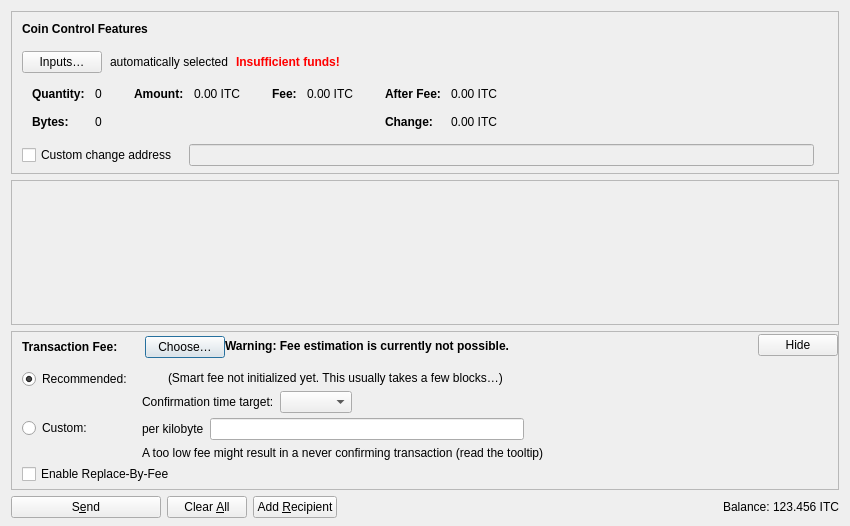
<?xml version="1.0" encoding="UTF-8"?>
<ui version="4.0">
 <class>SendCoinsDialog</class>
 <widget class="QDialog" name="SendCoinsDialog">
  <property name="geometry">
   <rect>
    <x>0</x>
    <y>0</y>
    <width>850</width>
    <height>526</height>
   </rect>
  </property>
  <property name="windowTitle">
   <string>Send Coins</string>
  </property>
  <layout class="QVBoxLayout" name="verticalLayout" stretch="0,1,0,0">
   <property name="bottomMargin">
    <number>8</number>
   </property>
   <item>
    <widget class="QFrame" name="frameCoinControl">
     <property name="sizePolicy">
      <sizepolicy hsizetype="Expanding" vsizetype="Expanding">
       <horstretch>0</horstretch>
       <verstretch>0</verstretch>
      </sizepolicy>
     </property>
     <property name="maximumSize">
      <size>
       <width>16777215</width>
       <height>16777215</height>
      </size>
     </property>
     <property name="frameShape">
      <enum>QFrame::StyledPanel</enum>
     </property>
     <property name="frameShadow">
      <enum>QFrame::Sunken</enum>
     </property>
     <layout class="QVBoxLayout" name="verticalLayoutCoinControl2">
      <property name="spacing">
       <number>0</number>
      </property>
      <property name="leftMargin">
       <number>0</number>
      </property>
      <property name="topMargin">
       <number>0</number>
      </property>
      <property name="rightMargin">
       <number>0</number>
      </property>
      <property name="bottomMargin">
       <number>6</number>
      </property>
      <item>
       <layout class="QVBoxLayout" name="verticalLayoutCoinControl" stretch="0,0,0,0,1">
        <property name="spacing">
         <number>0</number>
        </property>
        <property name="leftMargin">
         <number>10</number>
        </property>
        <property name="topMargin">
         <number>10</number>
        </property>
        <item>
         <layout class="QHBoxLayout" name="horizontalLayoutCoinControl1">
          <property name="bottomMargin">
           <number>15</number>
          </property>
          <item>
           <widget class="QLabel" name="labelCoinControlFeatures">
            <property name="sizePolicy">
             <sizepolicy hsizetype="Preferred" vsizetype="Maximum">
              <horstretch>0</horstretch>
              <verstretch>0</verstretch>
             </sizepolicy>
            </property>
            <property name="font">
             <font>
              <weight>75</weight>
              <bold>true</bold>
             </font>
            </property>
            <property name="styleSheet">
             <string notr="true">font-weight:bold;</string>
            </property>
            <property name="text">
             <string>Coin Control Features</string>
            </property>
           </widget>
          </item>
         </layout>
        </item>
        <item>
         <layout class="QHBoxLayout" name="horizontalLayoutCoinControl2" stretch="0,0,0,0">
          <property name="spacing">
           <number>8</number>
          </property>
          <property name="bottomMargin">
           <number>10</number>
          </property>
          <item>
           <widget class="QPushButton" name="pushButtonCoinControl">
            <property name="styleSheet">
             <string notr="true"/>
            </property>
            <property name="text">
             <string>Inputs…</string>
            </property>
            <property name="autoDefault">
             <bool>false</bool>
            </property>
           </widget>
          </item>
          <item>
           <widget class="QLabel" name="labelCoinControlAutomaticallySelected">
            <property name="text">
             <string>automatically selected</string>
            </property>
            <property name="margin">
             <number>5</number>
            </property>
           </widget>
          </item>
          <item>
           <widget class="QLabel" name="labelCoinControlInsuffFunds">
            <property name="font">
             <font>
              <weight>75</weight>
              <bold>true</bold>
             </font>
            </property>
            <property name="styleSheet">
             <string notr="true">color:red;font-weight:bold;</string>
            </property>
            <property name="text">
             <string>Insufficient funds!</string>
            </property>
            <property name="margin">
             <number>5</number>
            </property>
           </widget>
          </item>
          <item>
           <spacer name="horizontalSpacerCoinControl">
            <property name="orientation">
             <enum>Qt::Horizontal</enum>
            </property>
            <property name="sizeHint" stdset="0">
             <size>
              <width>40</width>
              <height>1</height>
             </size>
            </property>
           </spacer>
          </item>
         </layout>
        </item>
        <item>
         <widget class="QWidget" name="widgetCoinControl" native="true">
          <property name="sizePolicy">
           <sizepolicy hsizetype="Preferred" vsizetype="Preferred">
            <horstretch>0</horstretch>
            <verstretch>0</verstretch>
           </sizepolicy>
          </property>
          <property name="minimumSize">
           <size>
            <width>0</width>
            <height>0</height>
           </size>
          </property>
          <property name="styleSheet">
           <string notr="true"/>
          </property>
          <layout class="QHBoxLayout" name="horizontalLayoutCoinControl5">
           <property name="leftMargin">
            <number>0</number>
           </property>
           <property name="topMargin">
            <number>0</number>
           </property>
           <property name="rightMargin">
            <number>0</number>
           </property>
           <property name="bottomMargin">
            <number>0</number>
           </property>
           <item>
            <layout class="QHBoxLayout" name="horizontalLayoutCoinControl3" stretch="0,0,0,1">
             <property name="spacing">
              <number>20</number>
             </property>
             <property name="topMargin">
              <number>0</number>
             </property>
             <property name="bottomMargin">
              <number>10</number>
             </property>
             <item>
              <layout class="QFormLayout" name="formLayoutCoinControl1">
               <property name="labelAlignment">
                <set>Qt::AlignLeft|Qt::AlignVCenter</set>
               </property>
               <property name="horizontalSpacing">
                <number>10</number>
               </property>
               <property name="verticalSpacing">
                <number>14</number>
               </property>
               <property name="leftMargin">
                <number>10</number>
               </property>
               <property name="topMargin">
                <number>4</number>
               </property>
               <property name="rightMargin">
                <number>6</number>
               </property>
               <item row="0" column="0">
                <widget class="QLabel" name="labelCoinControlQuantityText">
                 <property name="font">
                  <font>
                   <weight>75</weight>
                   <bold>true</bold>
                  </font>
                 </property>
                 <property name="text">
                  <string>Quantity:</string>
                 </property>
                 <property name="margin">
                  <number>0</number>
                 </property>
                </widget>
               </item>
               <item row="0" column="1">
                <widget class="QLabel" name="labelCoinControlQuantity">
                 <property name="cursor">
                  <cursorShape>IBeamCursor</cursorShape>
                 </property>
                 <property name="contextMenuPolicy">
                  <enum>Qt::ActionsContextMenu</enum>
                 </property>
                 <property name="text">
                  <string notr="true">0</string>
                 </property>
                 <property name="margin">
                  <number>0</number>
                 </property>
                 <property name="textInteractionFlags">
                  <set>Qt::LinksAccessibleByMouse|Qt::TextSelectableByKeyboard|Qt::TextSelectableByMouse</set>
                 </property>
                </widget>
               </item>
               <item row="1" column="0">
                <widget class="QLabel" name="labelCoinControlBytesText">
                 <property name="font">
                  <font>
                   <weight>75</weight>
                   <bold>true</bold>
                  </font>
                 </property>
                 <property name="text">
                  <string>Bytes:</string>
                 </property>
                </widget>
               </item>
               <item row="1" column="1">
                <widget class="QLabel" name="labelCoinControlBytes">
                 <property name="cursor">
                  <cursorShape>IBeamCursor</cursorShape>
                 </property>
                 <property name="contextMenuPolicy">
                  <enum>Qt::ActionsContextMenu</enum>
                 </property>
                 <property name="text">
                  <string notr="true">0</string>
                 </property>
                 <property name="textInteractionFlags">
                  <set>Qt::LinksAccessibleByMouse|Qt::TextSelectableByKeyboard|Qt::TextSelectableByMouse</set>
                 </property>
                </widget>
               </item>
              </layout>
             </item>
             <item>
              <layout class="QFormLayout" name="formLayoutCoinControl2">
               <property name="horizontalSpacing">
                <number>10</number>
               </property>
               <property name="verticalSpacing">
                <number>14</number>
               </property>
               <property name="leftMargin">
                <number>6</number>
               </property>
               <property name="topMargin">
                <number>4</number>
               </property>
               <property name="rightMargin">
                <number>6</number>
               </property>
               <item row="0" column="0">
                <widget class="QLabel" name="labelCoinControlAmountText">
                 <property name="font">
                  <font>
                   <weight>75</weight>
                   <bold>true</bold>
                  </font>
                 </property>
                 <property name="text">
                  <string>Amount:</string>
                 </property>
                 <property name="margin">
                  <number>0</number>
                 </property>
                </widget>
               </item>
               <item row="0" column="1">
                <widget class="QLabel" name="labelCoinControlAmount">
                 <property name="cursor">
                  <cursorShape>IBeamCursor</cursorShape>
                 </property>
                 <property name="contextMenuPolicy">
                  <enum>Qt::ActionsContextMenu</enum>
                 </property>
                 <property name="text">
                  <string notr="true">0.00 ITC</string>
                 </property>
                 <property name="textInteractionFlags">
                  <set>Qt::LinksAccessibleByMouse|Qt::TextSelectableByKeyboard|Qt::TextSelectableByMouse</set>
                 </property>
                </widget>
               </item>
              </layout>
             </item>
             <item>
              <layout class="QFormLayout" name="formLayoutCoinControl3">
               <property name="horizontalSpacing">
                <number>10</number>
               </property>
               <property name="verticalSpacing">
                <number>14</number>
               </property>
               <property name="leftMargin">
                <number>6</number>
               </property>
               <property name="topMargin">
                <number>4</number>
               </property>
               <property name="rightMargin">
                <number>6</number>
               </property>
               <item row="0" column="0">
                <widget class="QLabel" name="labelCoinControlFeeText">
                 <property name="font">
                  <font>
                   <weight>75</weight>
                   <bold>true</bold>
                  </font>
                 </property>
                 <property name="text">
                  <string>Fee:</string>
                 </property>
                 <property name="margin">
                  <number>0</number>
                 </property>
                </widget>
               </item>
               <item row="0" column="1">
                <widget class="QLabel" name="labelCoinControlFee">
                 <property name="cursor">
                  <cursorShape>IBeamCursor</cursorShape>
                 </property>
                 <property name="contextMenuPolicy">
                  <enum>Qt::ActionsContextMenu</enum>
                 </property>
                 <property name="text">
                  <string notr="true">0.00 ITC</string>
                 </property>
                 <property name="textInteractionFlags">
                  <set>Qt::LinksAccessibleByMouse|Qt::TextSelectableByKeyboard|Qt::TextSelectableByMouse</set>
                 </property>
                </widget>
               </item>
              </layout>
             </item>
             <item>
              <layout class="QFormLayout" name="formLayoutCoinControl4">
               <property name="labelAlignment">
                <set>Qt::AlignLeft|Qt::AlignVCenter</set>
               </property>
               <property name="horizontalSpacing">
                <number>10</number>
               </property>
               <property name="verticalSpacing">
                <number>14</number>
               </property>
               <property name="leftMargin">
                <number>6</number>
               </property>
               <property name="topMargin">
                <number>4</number>
               </property>
               <property name="rightMargin">
                <number>6</number>
               </property>
               <item row="0" column="0">
                <widget class="QLabel" name="labelCoinControlAfterFeeText">
                 <property name="font">
                  <font>
                   <weight>75</weight>
                   <bold>true</bold>
                  </font>
                 </property>
                 <property name="text">
                  <string>After Fee:</string>
                 </property>
                 <property name="margin">
                  <number>0</number>
                 </property>
                </widget>
               </item>
               <item row="0" column="1">
                <widget class="QLabel" name="labelCoinControlAfterFee">
                 <property name="cursor">
                  <cursorShape>IBeamCursor</cursorShape>
                 </property>
                 <property name="contextMenuPolicy">
                  <enum>Qt::ActionsContextMenu</enum>
                 </property>
                 <property name="text">
                  <string notr="true">0.00 ITC</string>
                 </property>
                 <property name="textInteractionFlags">
                  <set>Qt::LinksAccessibleByMouse|Qt::TextSelectableByKeyboard|Qt::TextSelectableByMouse</set>
                 </property>
                </widget>
               </item>
               <item row="1" column="0">
                <widget class="QLabel" name="labelCoinControlChangeText">
                 <property name="font">
                  <font>
                   <weight>75</weight>
                   <bold>true</bold>
                  </font>
                 </property>
                 <property name="text">
                  <string>Change:</string>
                 </property>
                </widget>
               </item>
               <item row="1" column="1">
                <widget class="QLabel" name="labelCoinControlChange">
                 <property name="cursor">
                  <cursorShape>IBeamCursor</cursorShape>
                 </property>
                 <property name="contextMenuPolicy">
                  <enum>Qt::ActionsContextMenu</enum>
                 </property>
                 <property name="text">
                  <string notr="true">0.00 ITC</string>
                 </property>
                 <property name="textInteractionFlags">
                  <set>Qt::LinksAccessibleByMouse|Qt::TextSelectableByKeyboard|Qt::TextSelectableByMouse</set>
                 </property>
                </widget>
               </item>
              </layout>
             </item>
            </layout>
           </item>
          </layout>
         </widget>
        </item>
        <item>
         <layout class="QHBoxLayout" name="horizontalLayoutCoinControl4" stretch="0,0,0">
          <property name="spacing">
           <number>12</number>
          </property>
          <property name="sizeConstraint">
           <enum>QLayout::SetDefaultConstraint</enum>
          </property>
          <property name="topMargin">
           <number>5</number>
          </property>
          <property name="rightMargin">
           <number>5</number>
          </property>
          <item>
           <widget class="QCheckBox" name="checkBoxCoinControlChange">
            <property name="toolTip">
             <string>If this is activated, but the change address is empty or invalid, change will be sent to a newly generated address.</string>
            </property>
            <property name="text">
             <string>Custom change address</string>
            </property>
           </widget>
          </item>
          <item>
           <widget class="QValidatedLineEdit" name="lineEditCoinControlChange">
            <property name="enabled">
             <bool>false</bool>
            </property>
            <property name="sizePolicy">
             <sizepolicy hsizetype="Expanding" vsizetype="Fixed">
              <horstretch>0</horstretch>
              <verstretch>0</verstretch>
             </sizepolicy>
            </property>
           </widget>
          </item>
          <item>
           <widget class="QLabel" name="labelCoinControlChangeLabel">
            <property name="sizePolicy">
             <sizepolicy hsizetype="Preferred" vsizetype="Expanding">
              <horstretch>0</horstretch>
              <verstretch>0</verstretch>
             </sizepolicy>
            </property>
            <property name="minimumSize">
             <size>
              <width>0</width>
              <height>0</height>
             </size>
            </property>
            <property name="text">
             <string/>
            </property>
            <property name="margin">
             <number>3</number>
            </property>
           </widget>
          </item>
         </layout>
        </item>
        <item>
         <spacer name="verticalSpacerCoinControl">
          <property name="orientation">
           <enum>Qt::Vertical</enum>
          </property>
          <property name="sizeHint" stdset="0">
           <size>
            <width>800</width>
            <height>1</height>
           </size>
          </property>
         </spacer>
        </item>
       </layout>
      </item>
     </layout>
    </widget>
   </item>
   <item>
    <widget class="QScrollArea" name="scrollArea">
     <property name="widgetResizable">
      <bool>true</bool>
     </property>
     <widget class="QWidget" name="scrollAreaWidgetContents">
      <property name="geometry">
       <rect>
        <x>0</x>
        <y>0</y>
        <width>830</width>
        <height>104</height>
       </rect>
      </property>
      <layout class="QVBoxLayout" name="verticalLayout_2" stretch="0,1">
       <property name="leftMargin">
        <number>0</number>
       </property>
       <property name="topMargin">
        <number>0</number>
       </property>
       <property name="rightMargin">
        <number>0</number>
       </property>
       <property name="bottomMargin">
        <number>0</number>
       </property>
       <item>
        <layout class="QVBoxLayout" name="entries">
         <property name="spacing">
          <number>6</number>
         </property>
        </layout>
       </item>
       <item>
        <spacer name="verticalSpacer">
         <property name="orientation">
          <enum>Qt::Vertical</enum>
         </property>
         <property name="sizeHint" stdset="0">
          <size>
           <width>20</width>
           <height>40</height>
          </size>
         </property>
        </spacer>
       </item>
      </layout>
     </widget>
    </widget>
   </item>
   <item>
    <widget class="QFrame" name="frameFee">
     <property name="sizePolicy">
      <sizepolicy hsizetype="Expanding" vsizetype="Expanding">
       <horstretch>0</horstretch>
       <verstretch>0</verstretch>
      </sizepolicy>
     </property>
     <property name="maximumSize">
      <size>
       <width>16777215</width>
       <height>16777215</height>
      </size>
     </property>
     <property name="frameShape">
      <enum>QFrame::StyledPanel</enum>
     </property>
     <property name="frameShadow">
      <enum>QFrame::Sunken</enum>
     </property>
     <layout class="QVBoxLayout" name="verticalLayoutFee1">
      <property name="spacing">
       <number>0</number>
      </property>
      <property name="leftMargin">
       <number>0</number>
      </property>
      <property name="topMargin">
       <number>0</number>
      </property>
      <property name="rightMargin">
       <number>0</number>
      </property>
      <property name="bottomMargin">
       <number>0</number>
      </property>
      <item>
       <layout class="QVBoxLayout" name="verticalLayoutFee2" stretch="0,0,0">
        <property name="spacing">
         <number>0</number>
        </property>
        <property name="leftMargin">
         <number>10</number>
        </property>
        <property name="topMargin">
         <number>0</number>
        </property>
        <item>
         <layout class="QHBoxLayout" name="horizontalLayoutFee1">
          <property name="bottomMargin">
           <number>0</number>
          </property>
          <item>
           <layout class="QVBoxLayout" name="verticalLayoutFee7">
            <property name="spacing">
             <number>0</number>
            </property>
            <item>
             <spacer name="verticalSpacerSmartFee">
              <property name="orientation">
               <enum>Qt::Vertical</enum>
              </property>
              <property name="sizeType">
               <enum>QSizePolicy::Fixed</enum>
              </property>
              <property name="sizeHint" stdset="0">
               <size>
                <width>1</width>
                <height>4</height>
               </size>
              </property>
             </spacer>
            </item>
            <item>
             <layout class="QHBoxLayout" name="horizontalLayoutSmartFee">
              <property name="spacing">
               <number>10</number>
              </property>
              <item>
               <widget class="QLabel" name="labelFeeHeadline">
                <property name="sizePolicy">
                 <sizepolicy hsizetype="Preferred" vsizetype="Maximum">
                  <horstretch>0</horstretch>
                  <verstretch>0</verstretch>
                 </sizepolicy>
                </property>
                <property name="font">
                 <font>
                  <weight>75</weight>
                  <bold>true</bold>
                 </font>
                </property>
                <property name="styleSheet">
                 <string notr="true">font-weight:bold;</string>
                </property>
                <property name="text">
                 <string>Transaction Fee:</string>
                </property>
               </widget>
              </item>
              <item>
               <widget class="QLabel" name="labelFeeMinimized">
                <property name="text">
                 <string/>
                </property>
               </widget>
              </item>
              <item>
               <widget class="QPushButton" name="buttonChooseFee">
                <property name="text">
                 <string>Choose…</string>
                </property>
               </widget>
              </item>
             </layout>
            </item>
            <item>
             <spacer name="verticalSpacer_5">
              <property name="orientation">
               <enum>Qt::Vertical</enum>
              </property>
              <property name="sizeHint" stdset="0">
               <size>
                <width>1</width>
                <height>1</height>
               </size>
              </property>
             </spacer>
            </item>
           </layout>
          </item>
          <item>
           <widget class="QLabel" name="fallbackFeeWarningLabel">
            <property name="toolTip">
             <string>Using the fallbackfee can result in sending a transaction that will take several hours or days (or never) to confirm. Consider choosing your fee manually or wait until you have validated the complete chain.</string>
            </property>
            <property name="font">
            <font>
                <weight>75</weight>
                <bold>true</bold>
            </font>
            </property>
            <property name="text">
             <string>Warning: Fee estimation is currently not possible.</string>
            </property>
            <property name="wordWrap">
             <bool>false</bool>
            </property>
           </widget>
          </item>
          <item>
           <spacer name="horizontalSpacer_4">
            <property name="orientation">
             <enum>Qt::Horizontal</enum>
            </property>
            <property name="sizeType">
             <enum>QSizePolicy::MinimumExpanding</enum>
            </property>
            <property name="sizeHint" stdset="0">
             <size>
              <width>40</width>
              <height>20</height>
             </size>
            </property>
           </spacer>
          </item>
          <item>
           <widget class="QPushButton" name="buttonMinimizeFee">
            <property name="toolTip">
             <string>Hide transaction fee settings</string>
            </property>
            <property name="text">
             <string>Hide</string>
            </property>
           </widget>
          </item>
         </layout>
        </item>
        <item>
         <widget class="QFrame" name="frameFeeSelection">
          <layout class="QVBoxLayout" name="verticalLayoutFee12">
           <property name="spacing">
            <number>0</number>
           </property>
           <property name="leftMargin">
            <number>0</number>
           </property>
           <property name="topMargin">
            <number>0</number>
           </property>
           <property name="rightMargin">
            <number>0</number>
           </property>
           <property name="bottomMargin">
            <number>0</number>
           </property>
           <item>
            <layout class="QGridLayout" name="gridLayoutFee">
             <property name="topMargin">
              <number>10</number>
             </property>
             <property name="bottomMargin">
              <number>4</number>
             </property>
             <property name="horizontalSpacing">
              <number>10</number>
             </property>
             <property name="verticalSpacing">
              <number>4</number>
             </property>
             <item row="1" column="1">
              <layout class="QVBoxLayout" name="verticalLayoutFee8">
               <property name="spacing">
                <number>6</number>
               </property>
               <item>
                <layout class="QHBoxLayout" name="horizontalLayoutFee13">
                 <item>
                  <widget class="QLabel" name="labelCustomPerKilobyte">
                   <property name="toolTip">
                    <string>Specify a custom fee per kB (1,000 bytes) of the transaction's virtual size.

Note:  Since the fee is calculated on a per-byte basis, a fee rate of "100 satoshis per kvB" for a transaction size of 500 virtual bytes (half of 1 kvB) would ultimately yield a fee of only 50 satoshis.</string>
                   </property>
                   <property name="text">
                    <string>per kilobyte</string>
                   </property>
                  </widget>
                 </item>
                 <item>
                  <widget class="IlancoinAmountField" name="customFee"/>
                 </item>
                 <item>
                  <spacer name="horizontalSpacer_6">
                   <property name="orientation">
                    <enum>Qt::Horizontal</enum>
                   </property>
                   <property name="sizeHint" stdset="0">
                    <size>
                     <width>1</width>
                     <height>1</height>
                    </size>
                   </property>
                  </spacer>
                 </item>
                </layout>
               </item>
               <item>
                <layout class="QHBoxLayout" name="horizontalLayoutFee8">
                 <item>
                  <widget class="QLabel" name="labelCustomFeeWarning">
                   <property name="enabled">
                    <bool>true</bool>
                   </property>
                   <property name="toolTip">
                    <string>When there is less transaction volume than space in the blocks, miners as well as relaying nodes may enforce a minimum fee. Paying only this minimum fee is just fine, but be aware that this can result in a never confirming transaction once there is more demand for ilancoin transactions than the network can process.</string>
                   </property>
                   <property name="text">
                    <string>A too low fee might result in a never confirming transaction (read the tooltip)</string>
                   </property>
                  </widget>
                 </item>
                 <item>
                  <spacer name="horizontalSpacer_2">
                   <property name="orientation">
                    <enum>Qt::Horizontal</enum>
                   </property>
                   <property name="sizeHint" stdset="0">
                    <size>
                     <width>1</width>
                     <height>1</height>
                    </size>
                   </property>
                  </spacer>
                 </item>
                </layout>
               </item>
              </layout>
             </item>
             <item row="0" column="0">
              <layout class="QVBoxLayout" name="verticalLayoutFee4" stretch="0,1">
               <item>
                <widget class="QRadioButton" name="radioSmartFee">
                 <property name="text">
                  <string>Recommended:</string>
                 </property>
                 <property name="checked">
                  <bool>true</bool>
                 </property>
                 <attribute name="buttonGroup">
                  <string notr="true">groupFee</string>
                 </attribute>
                </widget>
               </item>
               <item>
                <spacer name="verticalSpacer_2">
                 <property name="orientation">
                  <enum>Qt::Vertical</enum>
                 </property>
                 <property name="sizeHint" stdset="0">
                  <size>
                   <width>1</width>
                   <height>1</height>
                  </size>
                 </property>
                </spacer>
               </item>
              </layout>
             </item>
             <item row="1" column="0">
              <layout class="QVBoxLayout" name="verticalLayoutFee9" stretch="0,1">
               <item>
                <widget class="QRadioButton" name="radioCustomFee">
                 <property name="text">
                  <string>Custom:</string>
                 </property>
                 <attribute name="buttonGroup">
                  <string notr="true">groupFee</string>
                 </attribute>
                </widget>
               </item>
               <item>
                <spacer name="verticalSpacer_6">
                 <property name="orientation">
                  <enum>Qt::Vertical</enum>
                 </property>
                 <property name="sizeHint" stdset="0">
                  <size>
                   <width>1</width>
                   <height>1</height>
                  </size>
                 </property>
                </spacer>
               </item>
              </layout>
             </item>
             <item row="0" column="1">
              <layout class="QVBoxLayout" name="verticalLayoutFee3" stretch="0,0,1">
               <property name="spacing">
                <number>6</number>
               </property>
               <property name="topMargin">
                <number>2</number>
               </property>
               <item>
                <layout class="QHBoxLayout" name="horizontalLayoutFee12">
                 <item>
                  <widget class="QLabel" name="labelSmartFee">
                   <property name="text">
                    <string/>
                   </property>
                  </widget>
                 </item>
                 <item>
                  <widget class="QLabel" name="labelFeeEstimation">
                   <property name="text">
                    <string/>
                   </property>
                  </widget>
                 </item>
                 <item>
                  <widget class="QLabel" name="labelSmartFee2">
                   <property name="text">
                    <string>(Smart fee not initialized yet. This usually takes a few blocks…)</string>
                   </property>
                  </widget>
                 </item>
                 <item>
                  <spacer name="horizontalSpacer_5">
                   <property name="orientation">
                    <enum>Qt::Horizontal</enum>
                   </property>
                   <property name="sizeHint" stdset="0">
                    <size>
                     <width>1</width>
                     <height>1</height>
                    </size>
                   </property>
                  </spacer>
                 </item>
                </layout>
               </item>
               <item>
                <layout class="QHBoxLayout" name="horizontalLayoutFee9">
                 <item>
                  <layout class="QVBoxLayout" name="verticalLayoutFee6">
                   <item>
                    <widget class="QLabel" name="labelSmartFee3">
                     <property name="text">
                      <string>Confirmation time target:</string>
                     </property>
                    </widget>
                   </item>
                  </layout>
                 </item>
                 <item>
                  <layout class="QVBoxLayout" name="verticalLayoutFee5">
                   <property name="rightMargin">
                    <number>30</number>
                   </property>
                   <item>
                    <layout class="QHBoxLayout" name="horizontalLayoutConfTarget">
                     <property name="bottomMargin">
                      <number>0</number>
                     </property>
                     <item>
                      <widget class="QComboBox" name="confTargetSelector"/>
                     </item>
                     <item>
                      <spacer name="horizontalSpacerConfTarget">
                       <property name="orientation">
                        <enum>Qt::Horizontal</enum>
                       </property>
                       <property name="sizeHint" stdset="0">
                        <size>
                         <width>40</width>
                         <height>20</height>
                        </size>
                       </property>
                      </spacer>
                     </item>
                    </layout>
                   </item>
                  </layout>
                 </item>
                </layout>
               </item>
               <item>
                <spacer name="verticalSpacer_4">
                 <property name="orientation">
                  <enum>Qt::Vertical</enum>
                 </property>
                 <property name="sizeHint" stdset="0">
                  <size>
                   <width>1</width>
                   <height>1</height>
                  </size>
                 </property>
                </spacer>
               </item>
              </layout>
             </item>
            </layout>
           </item>
           <item>
            <widget class="QCheckBox" name="optInRBF">
             <property name="text">
              <string>Enable Replace-By-Fee</string>
             </property>
             <property name="toolTip">
              <string>With Replace-By-Fee (BIP-125) you can increase a transaction's fee after it is sent. Without this, a higher fee may be recommended to compensate for increased transaction delay risk.</string>
             </property>
            </widget>
           </item>
          </layout>
         </widget>
        </item>
        <item>
         <spacer name="verticalSpacerFee">
          <property name="orientation">
           <enum>Qt::Vertical</enum>
          </property>
          <property name="sizeHint" stdset="0">
           <size>
            <width>40</width>
            <height>5</height>
           </size>
          </property>
         </spacer>
        </item>
       </layout>
      </item>
     </layout>
    </widget>
   </item>
   <item>
    <layout class="QHBoxLayout" name="horizontalLayout">
     <item>
      <widget class="QPushButton" name="sendButton">
       <property name="minimumSize">
        <size>
         <width>150</width>
         <height>0</height>
        </size>
       </property>
       <property name="toolTip">
        <string>Confirm the send action</string>
       </property>
       <property name="text">
        <string>S&amp;end</string>
       </property>
       <property name="icon">
        <iconset resource="../ilancoin.qrc">
         <normaloff>:/icons/send</normaloff>:/icons/send</iconset>
       </property>
       <property name="autoDefault">
        <bool>false</bool>
       </property>
       <property name="default">
        <bool>false</bool>
       </property>
      </widget>
     </item>
     <item>
      <widget class="QPushButton" name="clearButton">
       <property name="sizePolicy">
        <sizepolicy hsizetype="Minimum" vsizetype="Fixed">
         <horstretch>0</horstretch>
         <verstretch>0</verstretch>
        </sizepolicy>
       </property>
       <property name="toolTip">
        <string>Clear all fields of the form.</string>
       </property>
       <property name="text">
        <string>Clear &amp;All</string>
       </property>
       <property name="icon">
        <iconset resource="../ilancoin.qrc">
         <normaloff>:/icons/remove</normaloff>:/icons/remove</iconset>
       </property>
       <property name="autoDefault">
        <bool>false</bool>
       </property>
      </widget>
     </item>
     <item>
      <widget class="QPushButton" name="addButton">
       <property name="toolTip">
        <string>Send to multiple recipients at once</string>
       </property>
       <property name="text">
        <string>Add &amp;Recipient</string>
       </property>
       <property name="icon">
        <iconset resource="../ilancoin.qrc">
         <normaloff>:/icons/add</normaloff>:/icons/add</iconset>
       </property>
       <property name="autoDefault">
        <bool>false</bool>
       </property>
      </widget>
     </item>
     <item>
      <spacer name="horizontalSpacer">
       <property name="orientation">
        <enum>Qt::Horizontal</enum>
       </property>
       <property name="sizeHint" stdset="0">
        <size>
         <width>40</width>
         <height>20</height>
        </size>
       </property>
      </spacer>
     </item>
     <item>
      <layout class="QHBoxLayout" name="horizontalLayout_2">
       <property name="spacing">
        <number>3</number>
       </property>
       <item>
        <widget class="QLabel" name="labelBalanceName">
         <property name="sizePolicy">
          <sizepolicy hsizetype="Preferred" vsizetype="Fixed">
           <horstretch>0</horstretch>
           <verstretch>0</verstretch>
          </sizepolicy>
         </property>
         <property name="text">
          <string>Balance:</string>
         </property>
        </widget>
       </item>
       <item>
        <widget class="QLabel" name="labelBalance">
         <property name="sizePolicy">
          <sizepolicy hsizetype="Preferred" vsizetype="Fixed">
           <horstretch>0</horstretch>
           <verstretch>0</verstretch>
          </sizepolicy>
         </property>
         <property name="cursor">
          <cursorShape>IBeamCursor</cursorShape>
         </property>
         <property name="text">
          <string notr="true">123.456 ITC</string>
         </property>
         <property name="textInteractionFlags">
          <set>Qt::LinksAccessibleByMouse|Qt::TextSelectableByKeyboard|Qt::TextSelectableByMouse</set>
         </property>
        </widget>
       </item>
      </layout>
     </item>
    </layout>
   </item>
  </layout>
 </widget>
 <customwidgets>
  <customwidget>
   <class>QValidatedLineEdit</class>
   <extends>QLineEdit</extends>
   <header>qt/qvalidatedlineedit.h</header>
  </customwidget>
  <customwidget>
   <class>IlancoinAmountField</class>
   <extends>QLineEdit</extends>
   <header>qt/ilancoinamountfield.h</header>
   <container>1</container>
  </customwidget>
 </customwidgets>
 <resources>
  <include location="../ilancoin.qrc"/>
 </resources>
 <connections/>
 <buttongroups>
  <buttongroup name="groupFee"/>
 </buttongroups>
</ui>
